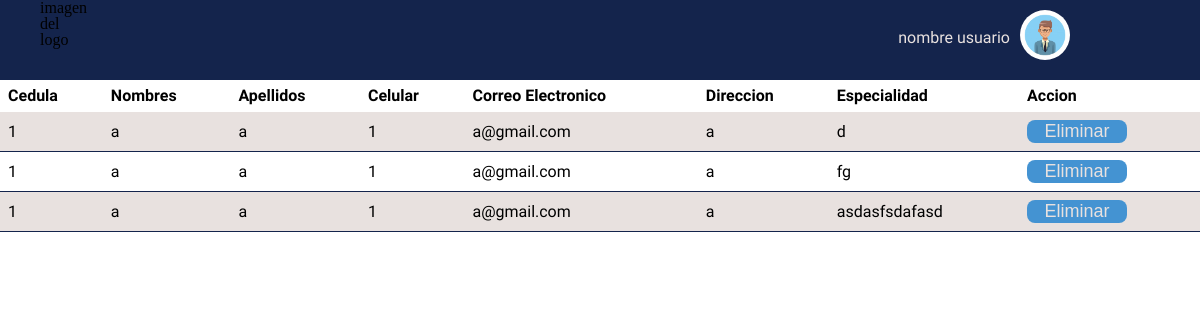
Page /ver_personal.php on the earlier database version.
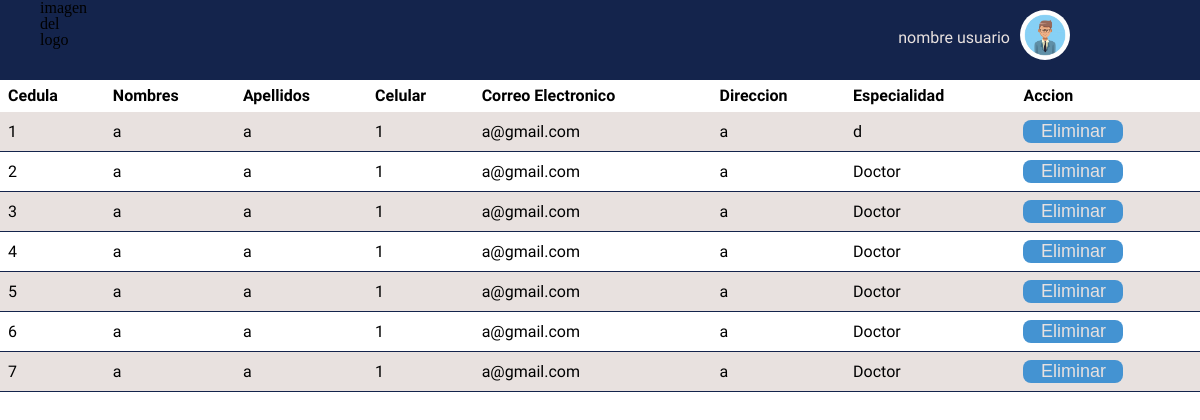
Same page on the later database version.
### tables this page shows
CREATE TABLE `persona` (
  `idPersona` int(11) NOT NULL,
  `cedulaPersona` varchar(10) NOT NULL,
  `nombresPersona` varchar(30) NOT NULL,
  `apellidosPersona` varchar(30) NOT NULL,
  `celularPersona` varchar(10) NOT NULL,
  `correoPersona` varchar(320) NOT NULL,
  `direccionPersona` varchar(100) NOT NULL,
  `idEspecialidadPersona` int(11) NOT NULL
);

CREATE TABLE `especialidad` (
  `idEspecialidad` int(11) NOT NULL,
  `nombreEspecialidad` varchar(50) NOT NULL
);

### php/classes/conexion.class.php (called while the page is built)
<?php
    class Conexion {
        private $servidorConexion;
        private $baseDeDatosConexion;
        private $usuarioConexion;
        private $contraConexion;
        function __construct(){
            $this->servidorConexion = 'localhost';
            $this->baseDeDatosConexion = 'senasoft';
            $this->usuarioConexion = 'root';
            $this->contraConexion = '';
        }
        public function Conectar(){
            try{
                $conexion = new PDO("mysql:host=".$this->servidorConexion.";dbname=".$this->baseDeDatosConexion, $this->usuarioConexion, $this->contraConexion);
                return $conexion;
            }catch(PDOException $error){
                echo "ERROR: ".$error->getMessage()."<br>CÓDIGO: ".$error->getCode();
                die();
            }
        }
    }
?>

### php/classes/persona.class.php (called while the page is built, shortened)
<?php
    class Persona extends Conexion {
        function ObtenerPersonas(){
            $stmt = $this->Conectar()->prepare("SELECT * FROM persona INNER JOIN especialidad WHERE persona.idEspecialidadPersona=especialidad.idEspecialidad");
            $stmt->execute();
            $respuesta = ["estado"=>false, "respuesta"=>"nep"];
            if($stmt->rowCount()>0){
                $respuesta["estado"] = true;
                $respuesta["respuesta"] = "ep";
                $respuesta["stmt"] = $stmt;
            }
            return $respuesta;
        }
    }
?>

### ver_personal.php (the view, shortened to what this page needs)
<!DOCTYPE html>
<html lang="en">
<head>
    <link rel="stylesheet" href="https://use.fontawesome.com/releases/v5.15.4/css/all.css">
    <link rel="stylesheet" href="./assets/css/interfaces/ver_personal.css">
</head>
<body>
<div class="container_menu">
        <div class="container_img_logo">
            imagen del logo
        </div>
        <div class="container_perfil">
            <div class="container_name_user">
                nombre usuario
            </div>
            <div class="container_img_profile">
                <a href=""><img src="./assets/img/img_profile.jpg" alt=""></a>
            </div>
        </div>
    </div>
    <div class="container_table">
        <table class="tabla_ver_personas">
            <tr>
                <th>Cedula</th>
                <th>Nombres</th>
                <th>Apellidos</th>
                <th>Celular</th>
                <th>Correo Electronico</th>
                <th>Direccion</th>
                <th>Especialidad</th>
                <th>Accion</th>
            </tr>
            <?php
            require_once "./php/classes/conexion.class.php";
            require_once "./php/classes/persona.class.php";
            require_once "./php/codigos-mensajes.php";
            $personaClass = new Persona();
            $respuesta=$personaClass->ObtenerPersonas();
            if($respuesta["estado"]){
                 $resultados=$respuesta["stmt"]->fetchAll(PDO::FETCH_OBJ);
                     foreach($resultados as $resultado){
                         ?>
                         <tr class="datos">
                             <td><?php echo $resultado->cedulaPersona;?></td>
                             <td><?php echo $resultado->nombresPersona;?></td>
                             <td><?php echo $resultado->apellidosPersona;?></td>
                             <td><?php echo $resultado->celularPersona;?></td>
                             <td><?php echo $resultado->correoPersona;?></td>
                             <td><?php echo $resultado->direccionPersona;?></td>
                             <td><?php echo $resultado->nombreEspecialidad?></td>
                             <td><a href="./php/scripts/persona/eliminar-persona.script.php?id=<?php echo $resultado->idPersona?>"><input type="submit" value="Eliminar" class="btn_input"></a></td>
                         </tr>
                         <?php
                     }
                 }else{
                     echo $codigosMensajes[$respuesta["respuesta"]];
                }
            ?>
        </table>
    </div>
</body>
</html>

### assets/css/barra_usuario.css (style rules this page uses)
.container_menu { background: var(--backgraund-color_menu); width: 100%; height: 80px; position: relative; }
.container_menu .container_img_logo { position: relative; width: 3%; height: 100%; float: left; margin-left: 10px; left: 30px; }
.container_menu .container_perfil { color: var(--color-text-menu); position: absolute; width: 30%; min-height: 80px; right: 10px; }
.container_menu .container_perfil .container_name_user { position: relative; width: 50%; height: 30px; margin-top: 30px; float: left; text-align: right; font-family: 'Ubuntu Condensed', sans-serif; }
.container_menu .container_perfil .container_img_profile { position: relative; width: 20%; height: 50px; float: left; margin-left: 10px; }
.container_menu .container_perfil .container_img_profile img { max-width: 100%; height: 50px; border-radius: 30px; margin-top: 10px; }

### assets/css/tablas.css (style rules this page uses)
.container_table { background: white; border-radius: 5px; width: 100%; margin: 0 auto; }
.container_table .tabla_ver_personas { width: 100%; border-collapse: collapse; }
.container_table .tabla_ver_personas, .container_table .tabla_ver_personas th, .container_table .tabla_ver_personas td { padding: var(--padding-xs); }
.container_table .tabla_ver_personas th { font-weight: bolder; text-align: left; border-bottom: 1px solid var; font-family: 'Ubuntu Condensed', sans-serif; }
.container_table .tabla_ver_personas td { border-bottom: 1px solid var(--border-buttom-table); font-family: 'Ubuntu Condensed', sans-serif; }
.container_table .tabla_ver_personas tbody tr:nth-child(even) { background: var(--background-table); }
.tabla_ver_personas .datos .btn_input { background-color: var(--btn-backgraund-color); border-radius: 8px; border: none; cursor: pointer; width: 100px; color: var(--color-text-input); font-size: var(--font-size-s); transition: 1s; }

### assets/css/varibles.css (style rules this page uses)
html, body, div, span, applet, object, iframe, h1, h2, h3, h4, h5, h6, p, blockquote, pre, a, abbr, acronym, address, big, cite, code, del, dfn, em, img, ins, kbd, q, s, samp, small, strike, strong, sub, sup, tt, var, b, u, i, center, dl, dt, dd, ol, ul, li, fieldset, form, label, legend, table, caption, tbody, tfoot, thead, tr, th, td, article, aside, canvas, details, embed, figure, figcaption, footer, header, hgroup, menu, nav, output, ruby, section, summary, time, mark, audio, video { margin: 0; padding: 0; border: 0; font-size: 100%; font: inherit; vertical-align: baseline; }
body { line-height: 1; }
table { border-collapse: collapse; border-spacing: 0; }
:root { --primary-color: #14244c; --secundary-color: #4493d2; --third-color: #e8e1df; --fourth-color: #b8c6d6; --padding: 12px; --padding-s: 10px; --padding-xs: 8px; --font-size-tittle: 26px; --font-size-s: 18px; --font-size-xs: 14px; --font-size-xsl: 12px; --backgraund-color: var(--fourth-color); --backgraund-color-a: var(--third-color); --backgraund-color-div: var(--primary-color); --backgraund-color_menu: var(--primary-color); --background-table: var(--third-color); --background-table-tbody: var(--fourth-color); --border-buttom-table: var(--primary-color); --border-color-div: var(--fourth-color); --icon-color: var(--secundary-color); --text-color-h1:var(--secundary-color); --color-text-menu: var(--third-color); --color-text-input:var(--third-color); --btn-text-color: var(--secundary-color); --btn-backgraund-color: var(--secundary-color); --btn-backgraund-color-hover: var(--third-color); }

Differences in the rows shown:
removed persona: cedulaPersona "1", nombresPersona "a", apellidosPersona "a", celularPersona "1", correoPersona "a@gmail.com", direccionPersona "a", idEspecialidadPersona.nombreEspecialidad "fg"
removed persona: cedulaPersona "1", nombresPersona "a", apellidosPersona "a", celularPersona "1", correoPersona "a@gmail.com", direccionPersona "a", idEspecialidadPersona.nombreEspecialidad "asdasfsdafasd"
added persona: cedulaPersona "2", nombresPersona "a", apellidosPersona "a", celularPersona "1", correoPersona "a@gmail.com", direccionPersona "a", idEspecialidadPersona.nombreEspecialidad "Doctor"
added persona: cedulaPersona "3", nombresPersona "a", apellidosPersona "a", celularPersona "1", correoPersona "a@gmail.com", direccionPersona "a", idEspecialidadPersona.nombreEspecialidad "Doctor"
added persona: cedulaPersona "4", nombresPersona "a", apellidosPersona "a", celularPersona "1", correoPersona "a@gmail.com", direccionPersona "a", idEspecialidadPersona.nombreEspecialidad "Doctor"
added persona: cedulaPersona "5", nombresPersona "a", apellidosPersona "a", celularPersona "1", correoPersona "a@gmail.com", direccionPersona "a", idEspecialidadPersona.nombreEspecialidad "Doctor"
added persona: cedulaPersona "6", nombresPersona "a", apellidosPersona "a", celularPersona "1", correoPersona "a@gmail.com", direccionPersona "a", idEspecialidadPersona.nombreEspecialidad "Doctor"
added persona: cedulaPersona "7", nombresPersona "a", apellidosPersona "a", celularPersona "1", correoPersona "a@gmail.com", direccionPersona "a", idEspecialidadPersona.nombreEspecialidad "Doctor"
